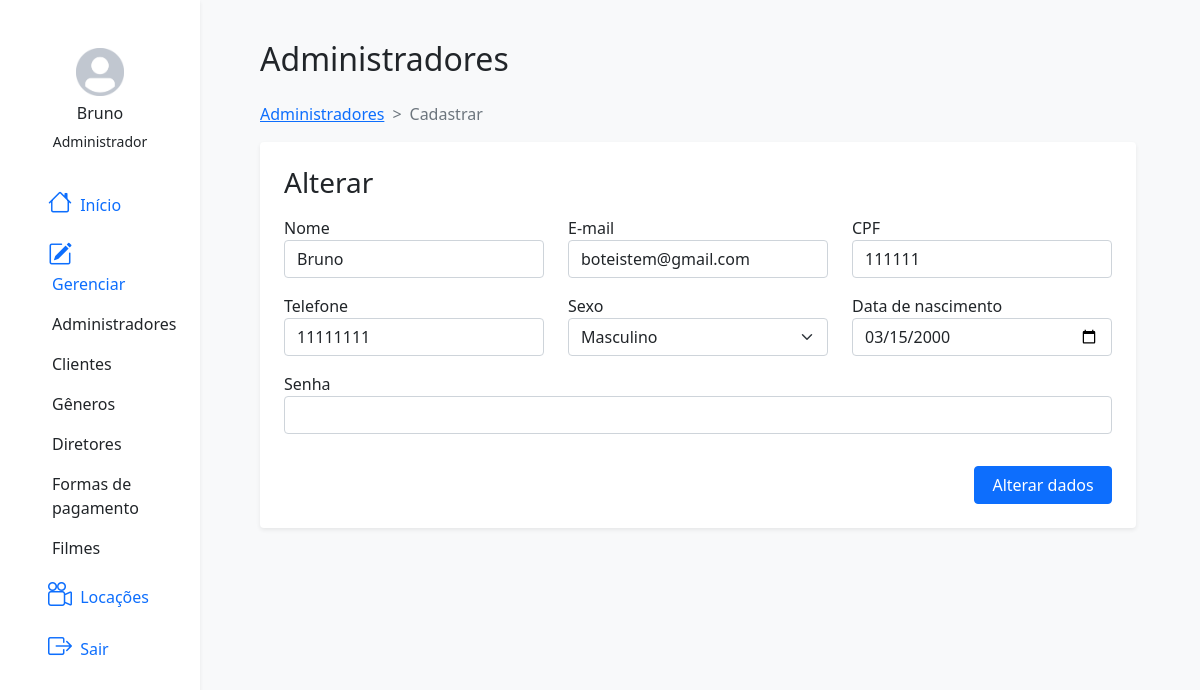
The app's page /admin/dashboard/admins/update.php?codigo=4 (signed in) with its own data.
### tables this page shows
CREATE TABLE `administrador` (
  `codigo` int(11) NOT NULL,
  `nome` varchar(45) DEFAULT NULL,
  `email` varchar(255) DEFAULT NULL,
  `senha` varchar(100) DEFAULT NULL,
  `cpf` varchar(14) DEFAULT NULL,
  `telefone` varchar(14) DEFAULT NULL,
  `sexo` char(1) DEFAULT NULL,
  `data_nascimento` date DEFAULT NULL
);

### app/models/Model.php (called while the page is built, shortened)
<?php
abstract class Model implements ModelInterface{
    public function __construct(){
        $this->DB = new DB();
    }
}

### app/db/DB.php (called while the page is built, shortened)
<?php
class DB{
    protected $connection;
    public function __construct(){
        try{
             $this->connection = new \PDO("mysql:host=".DB_IP.";dbname=".DB_NAME, DB_USERNAME, DB_PASSWORD);
        }catch(\PDOException $e){
            @session_start();
            $_SESSION["last_error"] = $e;
            throw new \PDOException("Erro no banco de dados", 500);
        }
    }
    public function execute(string $sql){
        try{
            return $this->connection->query($sql);
        }catch(\PDOException $e){
            @session_start();
            $_SESSION["last_error"] = $e;
            header("Location: /errors/500.php");
        }
    }
}

### app/models/administrador/Administrador.php (called while the page is built, shortened)
<?php
class Administrador extends Model{
    protected string $table = "administrador";
    public function get(int $id) : array {
        $pdo = $this->DB->execute("SELECT * FROM $this->table WHERE codigo = $id");
        if ( $pdo->rowCount() > 0) {
            return $pdo->fetch(\PDO::FETCH_ASSOC);
           }
        return [];
    }
}

### public/admin/dashboard/admins/update.php (the view, shortened to what this page needs)
<!DOCTYPE html>
<?php
    if (isset($_GET["codigo"])) {
        $idAdministrador = $_GET['codigo'];
        $administrador = new Administrador();
        $dados_administrador =  $administrador->get($idAdministrador);
    }
?>
<body>
    <div class="container-fluid">
        <div class="row flex-nowrap">
            <?php require("..\componentes\side-bar.php"); ?>
            <div class="col-auto col-md-9 ms-5 mt-4 bg-light py-3">
                <h2>Administradores</h2>
                <nav class="mt-4 mb-2" style="--bs-breadcrumb-divider: '>';" aria-label="breadcrumb">
                    <ol class="breadcrumb">
                        <li class="breadcrumb-item"><a href="index.php">Administradores</a></li>
                        <li class="breadcrumb-item active" aria-current="page">Cadastrar</li>
                    </ol>
                </nav>
                <div class="container d-flex bg-white ms-0 py-4 px-4 rounded shadow-sm">
                    <form action="" method="post" class="gap-2 w-100">
                        <div class="title pb-2">
                            <h3>Alterar</h3>
                        </div>
                        <div class="d-grid gap-3 d-fill">
                            <div class="row">
                                <div class="form-group col-md-3 flex-fill">
                                    <label for="nome" class="" >Nome</label>
                                    <input type="text" name="nome" id="nome" value="<?= $dados_administrador['nome'] ?>" required class="form-control">
                                </div>
                                <div class="form-group col-md-3 flex-fill">
                                    <label for="email">E-mail</label>
                                    <input type="email" name="email" id="email" value="<?= $dados_administrador['email'] ?>" required class="form-control">
                                </div>
                                <div class="form-group col-md-3 flex-fill">
                                    <label for="cpf">CPF</label>
                                    <input type="text" name="cpf" id="cpf" required value="<?= $dados_administrador['cpf'] ?>" class="form-control">
                                </div>
                            </div>
                            <div class="row">
                                <div class="form-group col-md-3 flex-fill">
                                    <label for="telefone" class="" >Telefone</label>
                                    <input type="text" name="telefone" id="telefone" value="<?= $dados_administrador['telefone'] ?>" required class="form-control">
                                </div>
                                <div class="form-group col-md-3 flex-fill">
                                    <label for="telefone" class="" >Sexo</label>
                                    <select name="sexo" id="sexo" required value="<?= $dados_administrador['nome'] ?>" class="form-select">
                                        <option value="m" <?php if($dados_administrador['sexo'] == "m") { echo "selected"; } ?>>Masculino</option>
                                    </select>
                                </div>
                                <div class="form-group col-md-3 flex-fill">
                                    <label for="dtNascimento" >Data de nascimento</label>
                                    <input type="date" name="dtNascimento" required id="dtNascimento" value="<?= $dados_administrador['data_nascimento'] ?>" class="form-control">
                                </div>
                            </div>
                            <div class="row">
                                <div class="form-group">
                                    <label for="senha">Senha</label>
                                    <input type="text" name="senha" required id="senha" value="" class="form-control">
                                </div>
                            </div>
                            <div class="d-flex justify-content-end pt-3">
                                <div class="col-md-2">
                                    <input type="submit" name="cadastrar" class="w-100 btn  btn-primary" value="Alterar dados">
                                </div>
                            </div>
                        </div>
                    </form>
                </div>
            </div>
        </div>
    </div>
</body>
</html>

### public/admin/dashboard/componentes/side-bar.php (shortened to what this page needs)
<?php
    $dados_admin = $_SESSION["admin"]["data"];
?>
<!DOCTYPE html>
<html lang="pt-br">
<head>
    <link rel="stylesheet" href="//cdnjs.cloudflare.com/ajax/libs/normalize/8.0.1/normalize.min.css">
    <link rel="stylesheet" href="https://cdn.jsdelivr.net/npm/bootstrap@5.0.0-beta3/dist/css/bootstrap.min.css">
    <link rel="stylesheet" href="https://cdn.jsdelivr.net/npm/bootstrap-icons@1.4.0/font/bootstrap-icons.css">
    <link rel="stylesheet" href="https://cdnjs.cloudflare.com/ajax/libs/font-awesome/5.15.3/css/all.min.css">
</head>
<body class="bg-light">
    <div class="col-auto col-md-3 col-xl-2 px-sm-2 px-0 pt-4 mvh-100 bg-white shadow-sm">
        <div class="container">
            <div class="div d-flex flex-column align-items-center justify-content-center mt-4 gap-2">
                <img style="width: 48px;" src="..\..\..\assets\img\avatar img.png" alt="">
                <div class="texts div d-flex flex-column align-items-center justify-content-center">
                    <h6> <?= $dados_admin["nome"] ?></h6>
                    <p class="small">Administrador</p>
                </div>
            </div>
            <div class="d-flex flex-column align-items-center align-items-sm-start px-3 pt-2 text-white min-vh-100">
                <ul class="nav nav-pills flex-column mb-sm-auto mb-0 align-items-center align-items-sm-start w-100" id="menu">
                    <li class="nav-item w-100 ">
                        <a href="/admin/dashboard/" class="nav-link align-middle px-0">
                            <i class="fs-4 bi-house"></i> <span class="ms-1 d-none d-sm-inline">Início</span>
                        </a>
                    </li>
                    <li class="nav-item w-100">
                        <a href="#submenu1" data-bs-toggle="collapse" class="nav-link px-0 align-middle">
                            <i class="fs-4 bi bi-pencil-square"></i> <span class="ms-1 d-none d-sm-inline">Gerenciar</span> </a>
                        <ul class="collapse show nav flex-column ms-1" id="submenu1" data-bs-parent="#menu">
                            <li class="w-100">
                                <a href="/admin/dashboard/admins/index.php" class="nav-link px-0 text-body"> <span class="d-none d-sm-inline">Administradores</span></a>
                            </li>
                            <li class="w-100">
                                <a href="/admin/dashboard/clientes/" class="nav-link px-0 text-body"> <span class="d-none d-sm-inline">Clientes</span></a>
                            </li>
                            <li>
                                <a href="/admin/dashboard/generos/" class="nav-link px-0 text-body"> <span class="d-none d-sm-inline">Gêneros</span></a>
                            </li>
                            <li>
                                <a href="/admin/dashboard/diretores/" class="nav-link px-0 text-body"> <span class="d-none d-sm-inline">Diretores</span></a>
                            </li>
                            <li>
                                <a href="/admin/dashboard/pagamentos/" class="nav-link px-0 text-body"> <span class="d-none d-sm-inline">Formas de pagamento</span></a>
                            </li>
                            <li>
                                <a href="/admin/dashboard/filmes/" class="nav-link px-0 text-body"> <span class="d-none d-sm-inline">Filmes</span></a>
                            </li>
                        </ul>
                    </li>
                    <li class="nav-item w-100">
                        <a href="/admin/dashboard/locacoes/" class="nav-link align-middle px-0">
                            <i class="fs-4 bi bi-camera-reels"></i> <span class="ms-1 d-none d-sm-inline">Locações</span>
                        </a>
                    </li>
                    <li class="nav-item w-100">
                        <a href="/admin/dashboard/logout/" class="nav-link align-middle px-0">
                            <i class="fs-4 bi bi bi-box-arrow-right"></i> <span class="ms-1 d-none d-sm-inline">Sair</span>
                        </a>
                    </li>
            </div>
        </div>
    </div>
</body>
</html>

### records on screen
administrador: nome "Bruno", email "boteistem@gmail.com", cpf "111111", telefone "11111111", sexo "Masculino", dtNascimento "03/15/2000"
